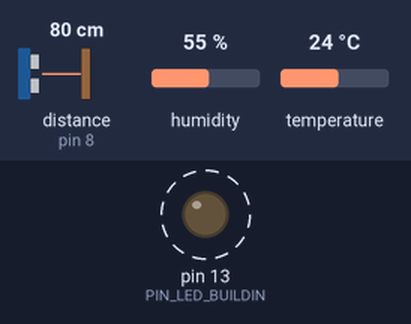
Recording of a sketch running on a simulated Arduino Uno, built with avr-gcc and run on an emulated ATmega328P. On the bench: output pins drawn as LEDs (lit = HIGH). Wiring (inferred from the names in the program): ultrasonic range finder: trigger pin 9; echo pin 8. Dashed ring = blinking. Inputs (shaded band) come from the test bench; at power-on: distance to the obstacle (sensor on pin 8) 80 cm, humidity 55 %, temperature 24 °C. The echo pulse lasts 58.3 µs per cm; pins used as bus, display or sensor lines are not drawn; what the sketch prints to the serial monitor is not drawn.

Above: at 2.2 s.
Timing chart, 0 to 6.8 s (numbered marks = the images above):
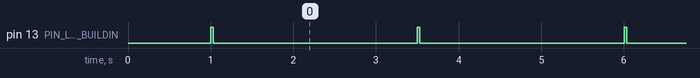

Measured:
- by itself, pin 13 (PIN_LED_BUILDIN): alternates HIGH for 0.03 s and LOW for 2.5 s

The sketch:

arduino_uno_climasensor.ino
```cpp
/**
 * ============================================================================
 * CLIMASAFE RURAL - FIRMWARE ESTACIÓN METEOROLÓGICA IoT
 * ============================================================================
 * Plataforma: Arduino UNO R3 (ATmega328P)
 * Sensores Físicos Conectados:
 *   1. DHT11: Sensor de Temperatura (°C) y Humedad Relativa (%)
 *      - VCC -> 5V
 *      - GND -> GND
 *      - DATA -> Pin Digital 2
 *
 *   2. HC-SR04: Sensor Ultrasónico de Nivel de Río (Metros)
 *      - VCC -> 5V
 *      - GND -> GND
 *      - TRIG -> Pin Digital 9
 *      - ECHO -> Pin Digital 8
 *
 * Comunicación:
 *   - Transmisión de paquetes JSON cada 5 segundos a través de USB Serial (115200 baudios)
 *   - El script en la PC (serial_bridge.py) lee este puerto y envía la telemetría a la API.
 * ============================================================================
 */

#include <DHT.h>

// ======================== ASIGNACIÓN DE PINES ========================
#define PIN_DHT        2    // Pin de datos del sensor DHT11
#define PIN_TRIG       9    // Pin Trigger del HC-SR04
#define PIN_ECHO       8    // Pin Echo del HC-SR04
#define PIN_LED_BUILDIN 13  // LED integrado en placa (parpadea al transmitir)

// Tipo de sensor DHT
#define DHTTYPE DHT11

DHT dht(PIN_DHT, DHTTYPE);

// ======================== CONFIGURACIÓN Y CALIBRACIÓN ========================
// Altura total donde está instalado el sensor sobre el río o cuenca (en metros)
// Ejemplo: si el sensor está en un puente a 3.50 metros del fondo seco:
const float ALTURA_INSTALACION_RIO_M = 3.50;

// Intervalo de lectura y transmisión (en milisegundos)
const unsigned long INTERVALO_ENVIO_MS = 500; // Cada .5 segundos

unsigned long ultimoEnvio = 0;

void setup() {
  // Inicializar comunicación serial por cable USB
  Serial.begin(115200);

  // Configurar pines del sensor ultrasónico
  pinMode(PIN_TRIG, OUTPUT);
  pinMode(PIN_ECHO, INPUT);

  // Configurar LED de estado
  pinMode(PIN_LED_BUILDIN, OUTPUT);

  // Inicializar sensor de temperatura y humedad
  dht.begin();

  delay(1000);
  Serial.println(F("{\"estado\":\"INICIADO\",\"dispositivo\":\"Arduino UNO R3\",\"sensores\":[\"DHT11\",\"HC-SR04\"]}"));
}

void loop() {
  unsigned long tiempoActual = millis();

  if (tiempoActual - ultimoEnvio >= INTERVALO_ENVIO_MS) {
    ultimoEnvio = tiempoActual;

    // Encender LED mientras toma la lectura
    digitalWrite(PIN_LED_BUILDIN, HIGH);

    // 1. Lectura del DHT11 (Temperatura y Humedad)
    float humedad = dht.readHumidity();
    float temperatura = dht.readTemperature(); // Celsius

    // 2. Lectura del HC-SR04 (Nivel de río)
    digitalWrite(PIN_TRIG, LOW);
    delayMicroseconds(2);
    digitalWrite(PIN_TRIG, HIGH);
    delayMicroseconds(10);
    digitalWrite(PIN_TRIG, LOW);

    // Medir tiempo de rebote del eco (timeout de 30ms para un máx de ~5 metros)
    long duracionMicrosegundos = pulseIn(PIN_ECHO, HIGH, 30000);

    float distanciaCm = 0.0;
    float nivelRioMetros = 0.0;

    if (duracionMicrosegundos > 0) {
      // Velocidad del sonido ~343 m/s = 0.0343 cm/us (ida y vuelta / 2)
      distanciaCm = (duracionMicrosegundos * 0.0343) / 2.0;

      // Nivel de agua = Altura instalación - distancia detectada al agua
      nivelRioMetros = ALTURA_INSTALACION_RIO_M - (distanciaCm / 100.0);
      if (nivelRioMetros < 0.0) {
        nivelRioMetros = 0.0;
      }
    }

    // Validación por si el DHT11 se desconectó
    bool dhtOk = true;
    if (isnan(temperatura) || isnan(humedad)) {
      dhtOk = false;
      temperatura = 0.0;
      humedad = 0.0;
    }

    // 3. Imprimir resultado estructurado en JSON por Serial USB
    Serial.print(F("{\"valido\":"));
    Serial.print(dhtOk ? F("true") : F("false"));
    Serial.print(F(",\"temperatura\":"));
    Serial.print(temperatura, 1);
    Serial.print(F(",\"humedad\":"));
    Serial.print(humedad, 1);
    Serial.print(F(",\"distancia_cm\":"));
    Serial.print(distanciaCm, 1);
    Serial.print(F(",\"nivel_rio\":"));
    Serial.print(nivelRioMetros, 2);
    Serial.println(F("}"));

    // Apagar LED de estado
    digitalWrite(PIN_LED_BUILDIN, LOW);
  }
}
```
